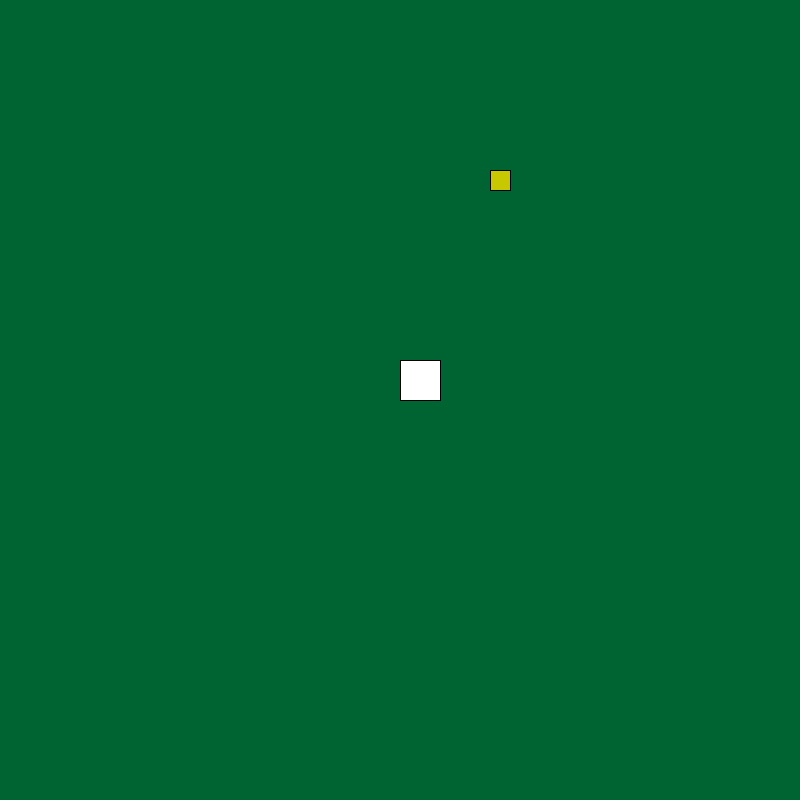
Frame 1 (no input)
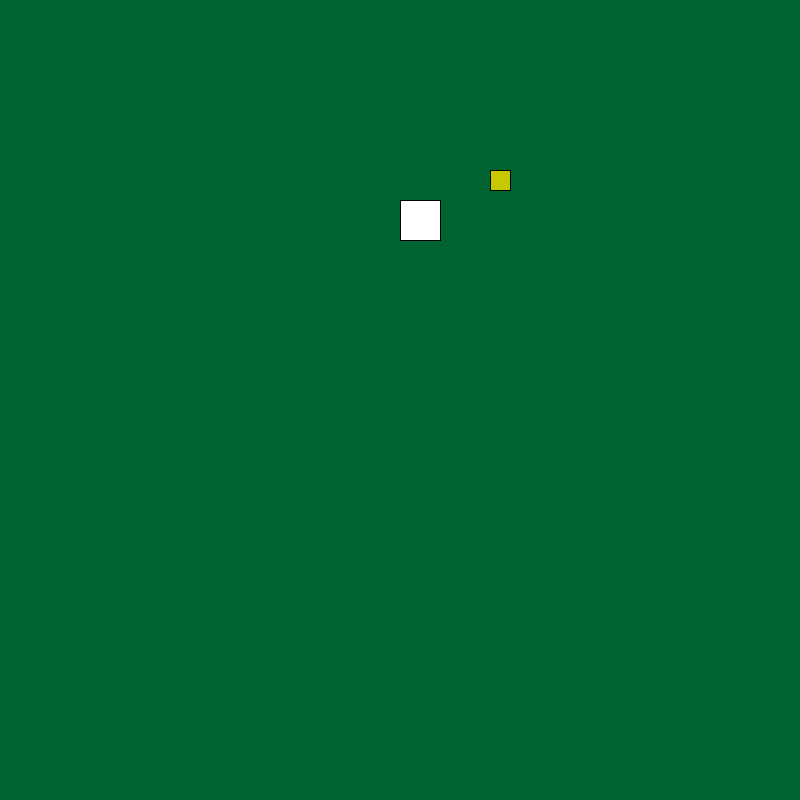
Frame 60 (the mouse pressed at the canvas centre just before this capture)
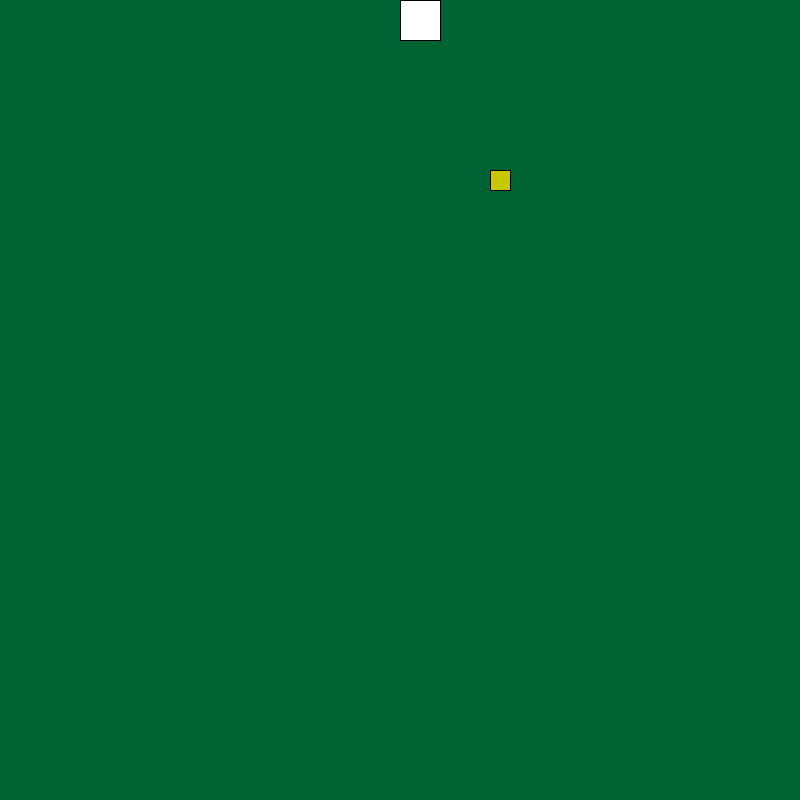
Frame 120 (the mouse held since frame 60 and released just before this capture)

The Processing sketch that drew these frames (run headless with seeded random() and noise(); from frame 60 on, the mouse is pressed at the canvas centre):

// Processing sketch: Snake
// ── Snake.pde
int scl = 40;
boolean eaten = false;
snake boi;
food eatme;

void setup() {
  size(800, 800);
  rectMode(CENTER);
  frameRate(10);
  boi = new snake(420, 420, 0, -1);
  eatme = new food();
  eatme.place();
}

void draw() {
  background(0, 100, 50);
  boi.update();
  eatme.show();
  boi.show();
  if(boi.death()) {
    boi.total = 0;
    boi.x = 420;
    boi.y = 420;
  }
}

class snake {
  
  int x, y;
  int xVel, yVel;
  int total = 0;
  IntList tailx = new IntList();
  IntList taily = new IntList();
  
  snake(int xPos, int yPos, int xV, int yV) {
    x = xPos;
    y = yPos;
    xVel = xV;
    yVel = yV;
  }
  
  void update() {
    if(dist(boi.x, boi.y, eatme.xFood, eatme.yFood) == 0) {
      boi.total ++;
      eatme.place();
      tailx.append(x);
      taily.append(y);
      eaten = true;
    }
    
    if(eaten == false) {
      for(int i = 0; i < total - 1; i++) {
        tailx.set(i, tailx.get(i + 1));
        taily.set(i, taily.get(i + 1));
      }
      if(total > 0) {
        tailx.set(total - 1, boi.x);
        taily.set(total - 1, boi.y);
      }
    }
    else
      eaten = false;
    
    x += xVel * scl;
    y += yVel * scl;
  }
  
  void show() {
    fill(255);
    for(int i = 0; i < total; i ++)
      rect(tailx.get(i), taily.get(i), scl, scl);
    rect(x, y, scl, scl);
  }
  
  void direction(int x, int y) {
    xVel = x;
    yVel = y;
  }
  
  boolean death() {
    for(int i = 0; i < total; i ++) {
      if(x == tailx.get(i) && y == taily.get(i))
        return true;
    }
    
    if(x < 0 || x > 800 || y < 0 || y > 800)
      return true;
    else 
      return false;
  }
  
}

class food {
  
  int clms, rows;
  int xFood, yFood;
  
  void place() {
    clms = height / scl - 1;
    rows = width / scl - 1;
    
    xFood = floor(random(clms)) * scl + 20;
    yFood = floor(random(clms)) * scl + 20;
    
  }
  
  void show() {
    fill(200, 200, 0);
    rect(xFood, yFood, scl / 2, scl / 2);
  }
 
}

void keyPressed() {
  if(keyCode == UP)
    boi.direction(0, -1);
  else if(keyCode == DOWN)
    boi.direction(0, 1);
  else if(keyCode == LEFT)
    boi.direction(-1, 0);
  else if(keyCode == RIGHT)
    boi.direction(1, 0);
}
